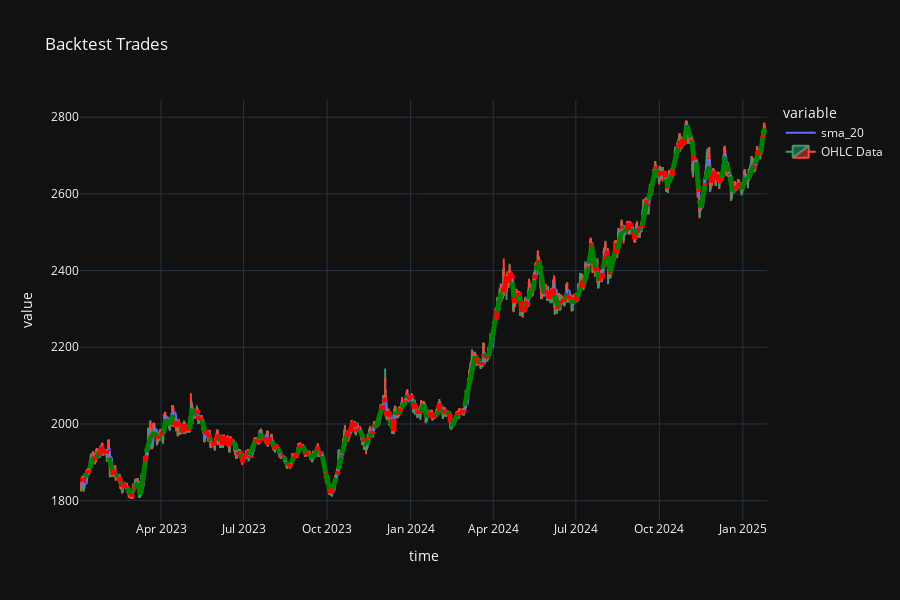

Source (notebook cell):
### Code cell
backtest_fig = bt.visualize_backtest(indicators=['sma_20'])
backtest_fig
